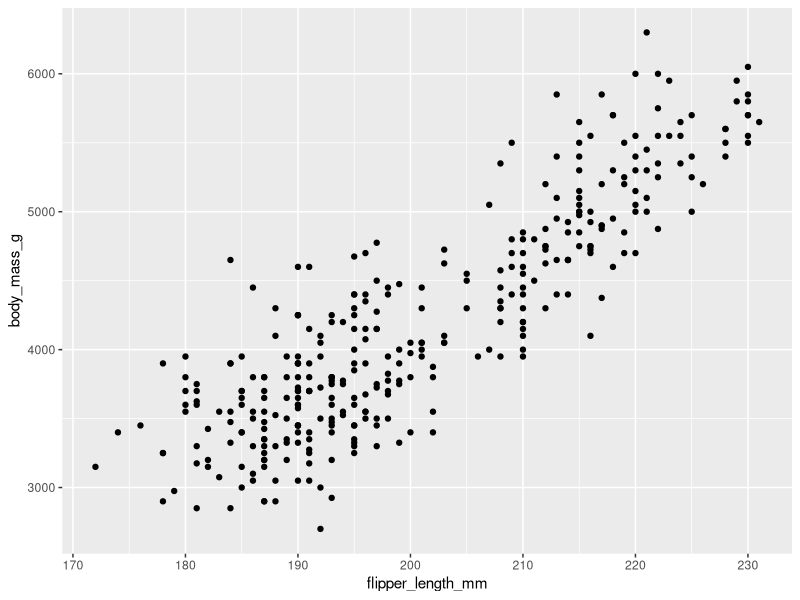
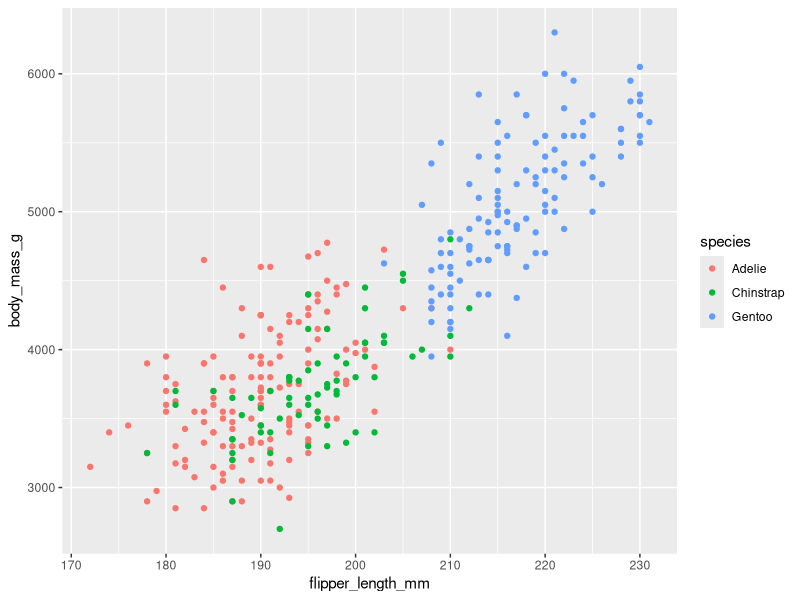
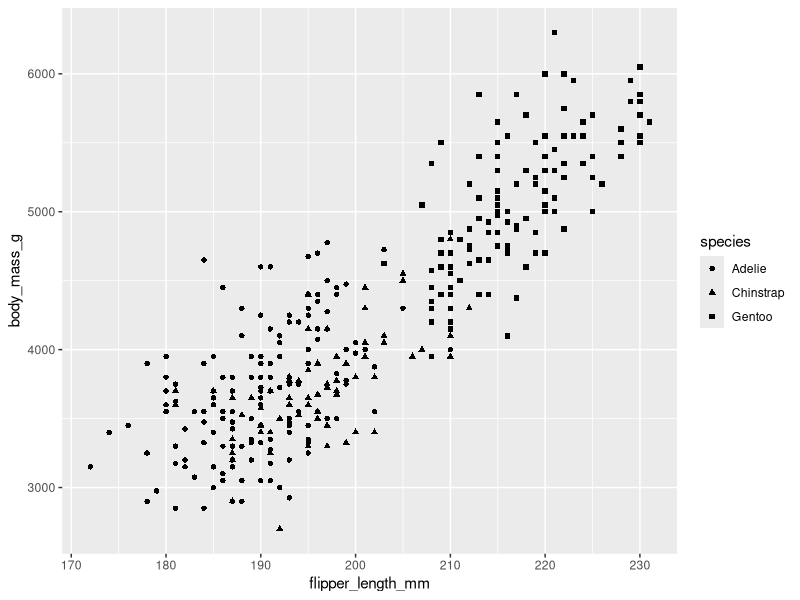
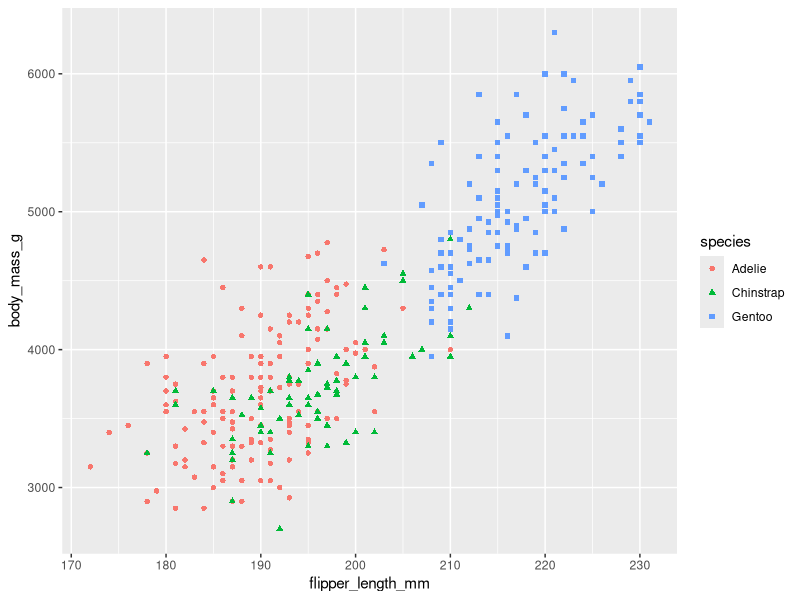
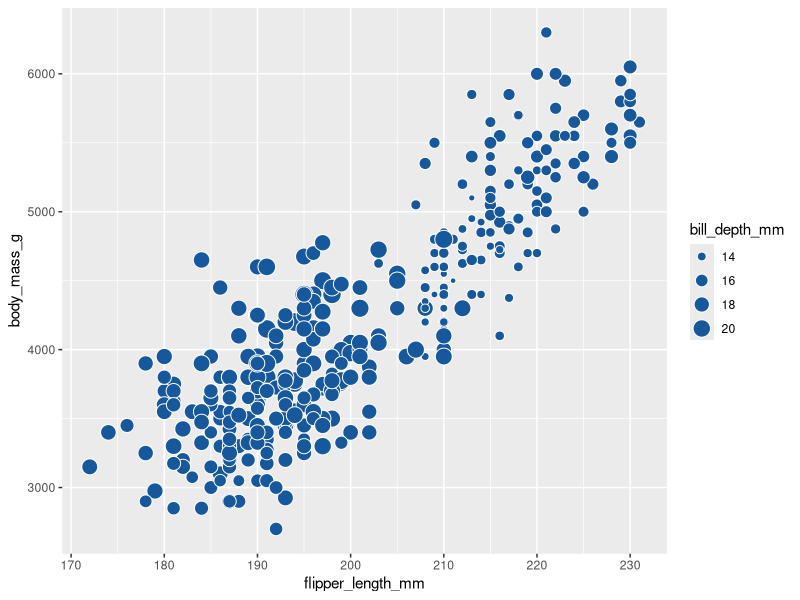
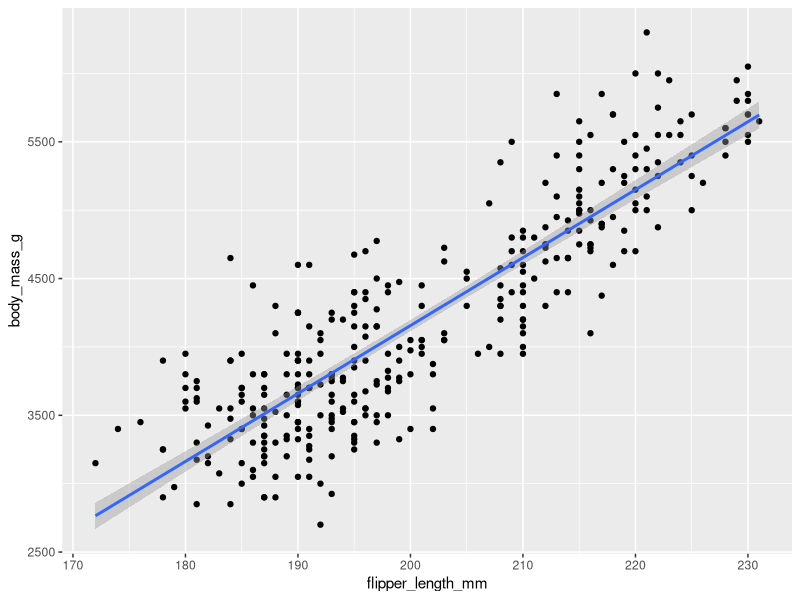
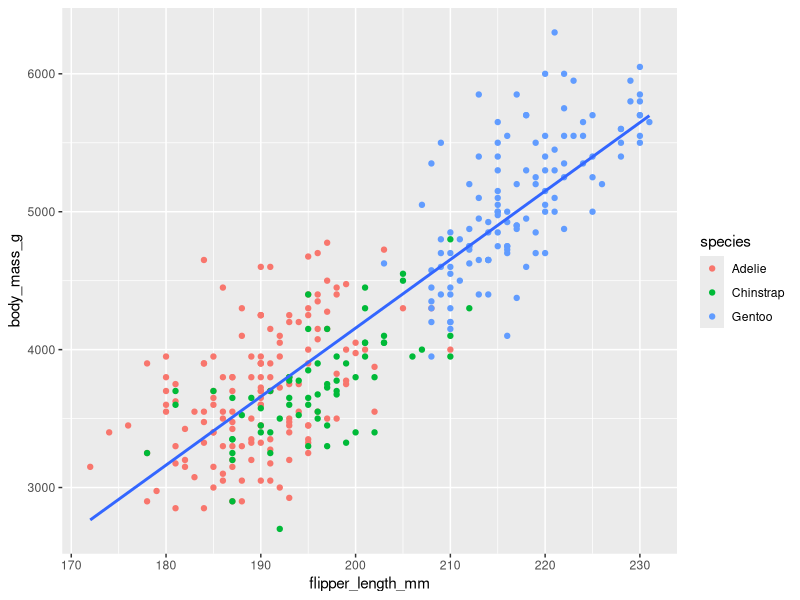
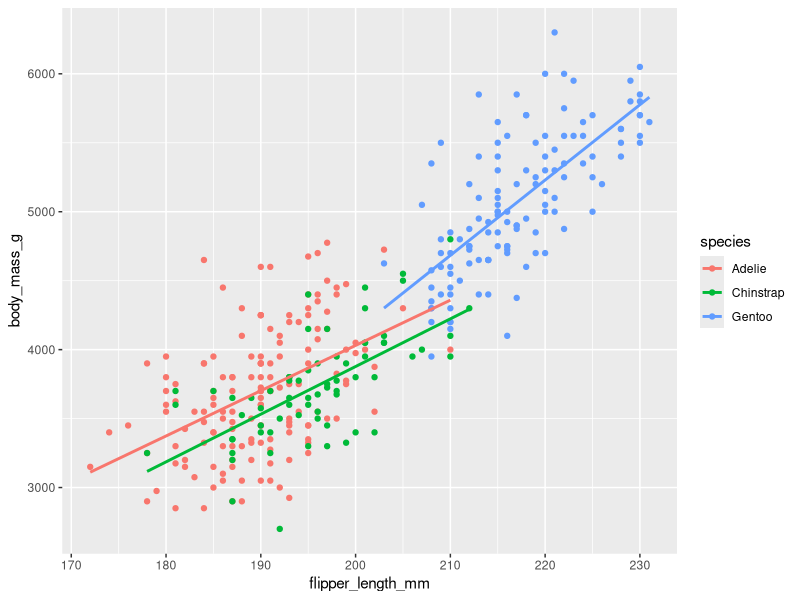

The R source for these figures, in order:
## ---- chunk 1
#| message: false
#| warning: false
#| include: false

library(tidyverse)
library(palmerpenguins)
## ---- chunk 2
penguins %>% 
  ggplot(aes(x = flipper_length_mm, 
             y = body_mass_g)) + 
  geom_point()
## ---- chunk 3
penguins %>% 
  ggplot(aes(x = flipper_length_mm, 
             y = body_mass_g,
             color = species)) + 
  geom_point()
## ---- chunk 4
penguins %>% 
  ggplot(aes(x = flipper_length_mm, 
             y = body_mass_g,
             shape = species)) + 
  geom_point()
## ---- chunk 5
penguins %>% 
  ggplot(aes(x = flipper_length_mm, 
             y = body_mass_g,
             color = species,
             shape = species)) + 
  geom_point()
## ---- chunk 6
penguins %>% 
  ggplot(aes(x = flipper_length_mm,
             y = body_mass_g,
             size = bill_depth_mm)) +
  geom_point(shape = 21, #<1>
             fill = "#17589D", #<2>
             color = "#FFFFFF") #<3>
## ---- chunk 7
ggplot(penguins, 
       aes(x = flipper_length_mm,
           y = body_mass_g))+
  geom_point()+
  geom_smooth(method = "lm")
## ---- chunk 8
ggplot(penguins, 
       aes(x = flipper_length_mm,
           y = body_mass_g))+
  geom_point(aes(color = species))+
  geom_smooth(method = "lm",
              se = FALSE)
## ---- chunk 9
ggplot(penguins, 
       aes(x = flipper_length_mm,
           y = body_mass_g,
           color = species))+
  geom_point()+
  geom_smooth(method = "lm",
              se = FALSE)
